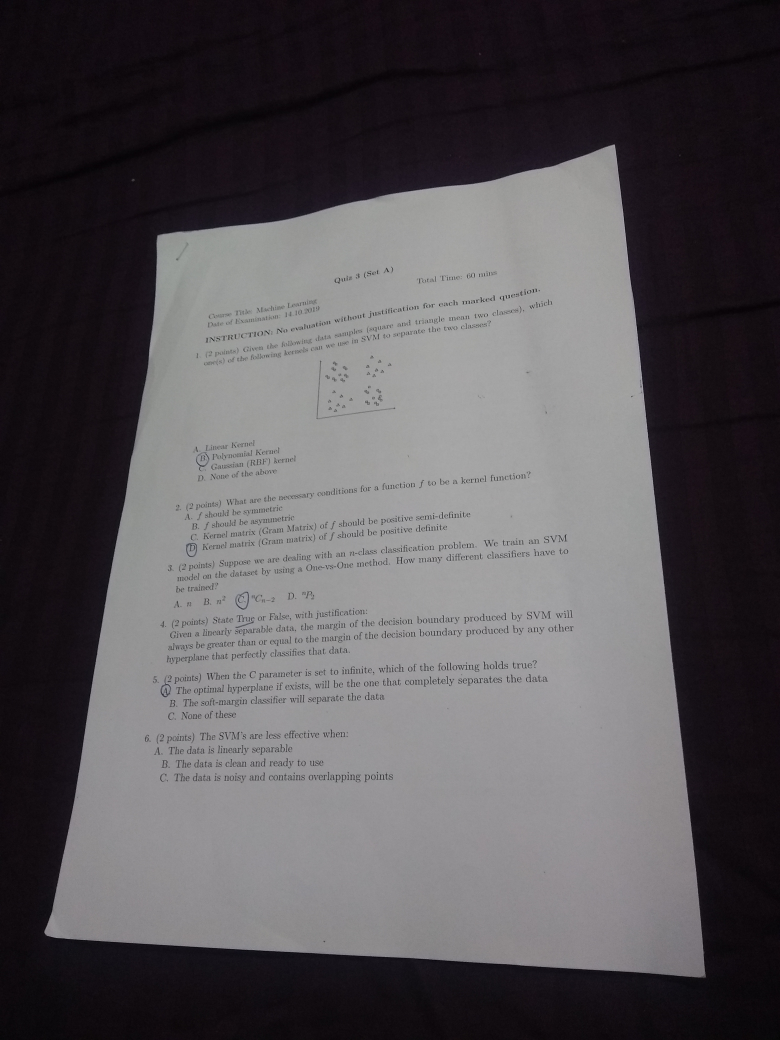
#> input picture TestImages/test3.jpg, 3120 x 4160 px, found by its file name (shown at 1/4 size)
$ python scanMe.py
#> lines starting #> are read from the running program, lines starting #| are printed output that depends on the picture; after the words box and inside, x2 and y2 are one past the last pixel; in counts of white or black regions, pixels touching at a corner belong together
import numpy as np
import cv2
from skimage.filters import threshold_local
import imutils
from matplotlib import pyplot as plt
img=0
img1=0
img2=0
img3=0

img4=0
img5=0
img6=0
img7=0
# [56 lines left out: function changeimg, not called in this run]

#Converting color image to gray
def color2gray(img):
	img1 = img[:,:,0] #blue channel
	img2 = img[:,:,1] #green channel
	img3 = img[:,:,2] #red channel

	# cv2.imshow("BW1",img1)
	# cv2.imshow("BW2",img2)
	# cv2.imshow("BW3",img3)
	img = (img1*0.11)+(img2*0.59)+(0.3*img3)
	img = img.astype(np.uint8)
	return img

#using openCV gaussian blur
def gaussianBlur(img,r=(5,5)):
	kernel = cv2.getGaussianKernel(ksize=5,sigma=0)
	print(kernel)
	blurred=cv2.GaussianBlur(img,r,0)  #(5,5) is the kernel size and 0 is sigma that determines the amount of blur
	print(blurred)
	#self blur not working
	filt = np.ones(r)
	self_blurred = cv2.filter2D(img,-1,filt)
	print(self_blurred)


	return blurred

#using openCV canny edge detection
def cannyEdge(img,minT=75,maxT=200):
	edge=cv2.Canny(img,minT,maxT)  # minT and maxT are minimum and maximum threshold for edge detection
	print(type(edge))
	return edge

#Perspective transform
def transformFourPoints(img,pts):   # reference : https://www.pyimagesearch.com/2014/08/25/4-point-opencv-getperspective-transform-example/

	rect = np.zeros((4, 2), dtype="float32")

	s = pts.sum(axis=1)
	rect[0] = pts[np.argmin(s)]
	rect[2] = pts[np.argmax(s)]


	diff = np.diff(pts, axis=1)
	rect[1] = pts[np.argmin(diff)]
	rect[3] = pts[np.argmax(diff)]
	(tl, tr, br, bl) = rect


	widthA = np.sqrt(((br[0] - bl[0]) ** 2) + ((br[1] - bl[1]) ** 2))
	widthB = np.sqrt(((tr[0] - tl[0]) ** 2) + ((tr[1] - tl[1]) ** 2))
	maxWidth = max(int(widthA), int(widthB))


	heightA = np.sqrt(((tr[0] - br[0]) ** 2) + ((tr[1] - br[1]) ** 2))
	heightB = np.sqrt(((tl[0] - bl[0]) ** 2) + ((tl[1] - bl[1]) ** 2))
	maxHeight = max(int(heightA), int(heightB))


	dst = np.array([[0, 0],	[maxWidth - 1, 0],	[maxWidth - 1, maxHeight - 1],	[0, maxHeight - 1]], dtype="float32")


	M = cv2.getPerspectiveTransform(rect, dst)
	warped = cv2.warpPerspective(img, M, (maxWidth, maxHeight))

	return warped


if __name__=="__main__":

	#importing image
	image = cv2.imread("test3.jpg")
#> image is the input picture: shape (4160, 3120, 3); mean B, G, R 87.5, 84.3, 87.6
	ratio = image.shape[0]/500.0
#> ratio = 8.32
	orig = image.copy()
	#resize to 1/3rd of original size so as to fit in screen :p
	image= imutils.resize(image,height=500)
#> image: shape (500, 375, 3)

	#make a copy
	img = image.copy()

	#using and showing the self-implemented Color to Gray
	img = color2gray(img)


	#using gaussian blur openCV
	blur = gaussianBlur(img,r=(5,5))
#> (printed output is left out)
#> in gaussianBlur, `self_blurred = cv2.filter2D(img,-1,filt)`:
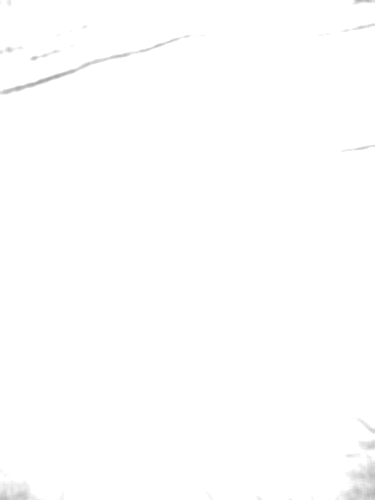
#> self_blurred: shape (500, 375); min 165, max 255, mean 254.4
#> (printed output is left out)
	flag, thresh1 = cv2.threshold(blur, 120, 255, cv2.THRESH_BINARY)
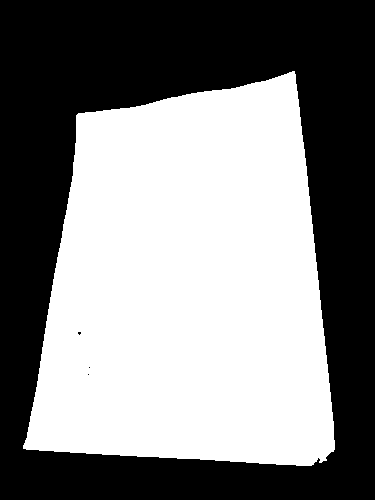
#> thresh1: shape (500, 375); 51.1% white; 4 black regions (3 under 20 px), largest, box (x1, y1, x2, y2) and area: (0, 0, 375, 500) 91607

	# using Canny edge detection openCV
	edge = cannyEdge(thresh1,minT=50,maxT=100)
#> in cannyEdge, `edge=cv2.Canny(img,minT,maxT)`:
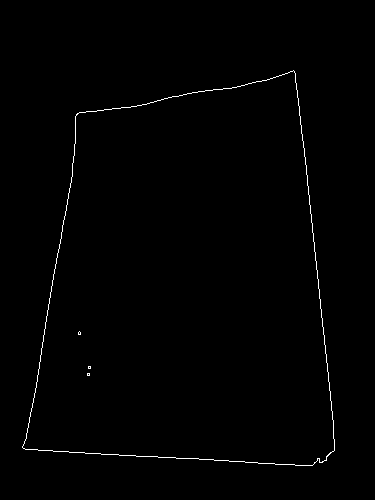
#> edge: shape (500, 375); 0.68% white in thin lines or dots, all inside (x1, y1, x2, y2) = (22, 70, 335, 466)
#| <class 'numpy.ndarray'>
	cnts = cv2.findContours(edge.copy(), cv2.RETR_LIST, cv2.CHAIN_APPROX_SIMPLE)
#> cnts = 8 contours, 6 with area under 20; largest, box (x1, y1, x2, y2) and area: (22, 70, 335, 466) 95796, (22, 70, 335, 466) 95786
	cnts = cnts[0]
	cnts = sorted(cnts, key = cv2.contourArea, reverse = True)
	cnts = cnts[:5]
#> cnts = 5 contours, 3 with area under 20; largest, box (x1, y1, x2, y2) and area: (22, 70, 335, 466) 95796, (22, 70, 335, 466) 95786
	for c in cnts:
		perim = cv2.arcLength(c, True)
		approx = cv2.approxPolyDP(c, 0.02 * perim, True)
		if len(approx) == 4:
			screenCnt = approx
			break
#> this loop made 1 pass
#> (perim, screenCnt) on pass 1: (1320.7, [[293, 70], [76, 114], [23, 448], [334, 450]])
	print("Finding contours of paper...")                        #Uncomment to see the contours of the input. Also uncomment the line with Outline in the View All images section
	cv2.drawContours(image, [screenCnt], -1, (0, 255, 0), 2)
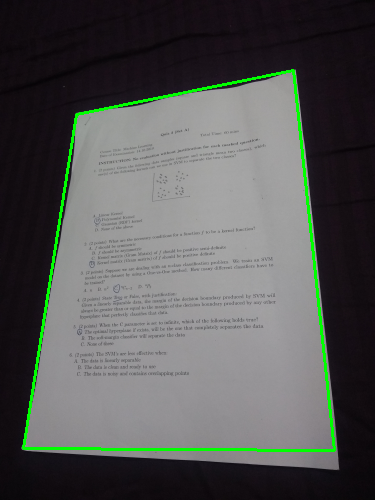
#> image: shape (500, 375, 3); mean B, G, R 85.6, 87.5, 85.6


	print("Applying perspective transform...")
	warped = transformFourPoints(orig, screenCnt.reshape(4, 2) * ratio)
#> in transformFourPoints, `s = pts.sum(axis=1)`: s = [3020.2, 1580.8, 3918.7, 6522.9]
#> in transformFourPoints, `diff = np.diff(pts, axis=1)`: diff = [-1855.4, 316.2, 3536, 965.1]
#> in transformFourPoints, `warped = cv2.warpPerspective(img, M, (maxWidth, maxHeight))`:
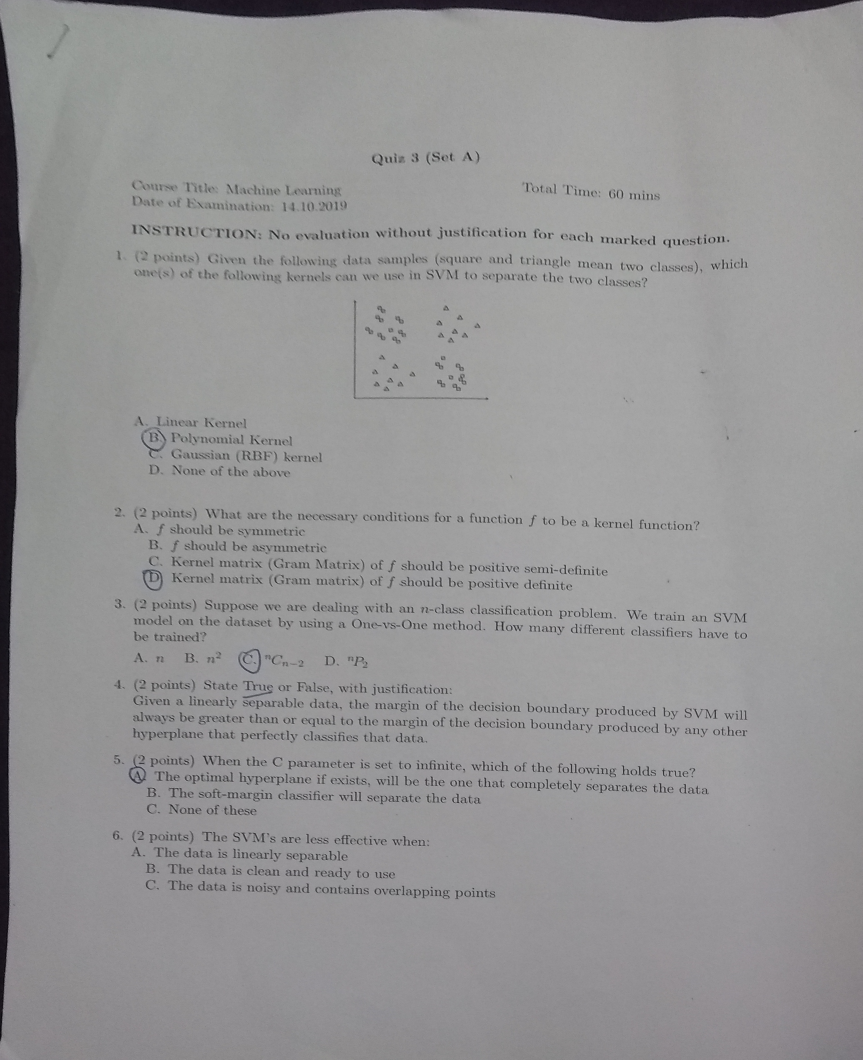
#> warped: shape (3179, 2587, 3) (shown at 1/3 size); mean B, G, R 148.8, 148.2, 148.7

	warped = color2gray(warped)
	ret2,thresh = cv2.threshold(warped,0,255,cv2.THRESH_BINARY+cv2.THRESH_OTSU)
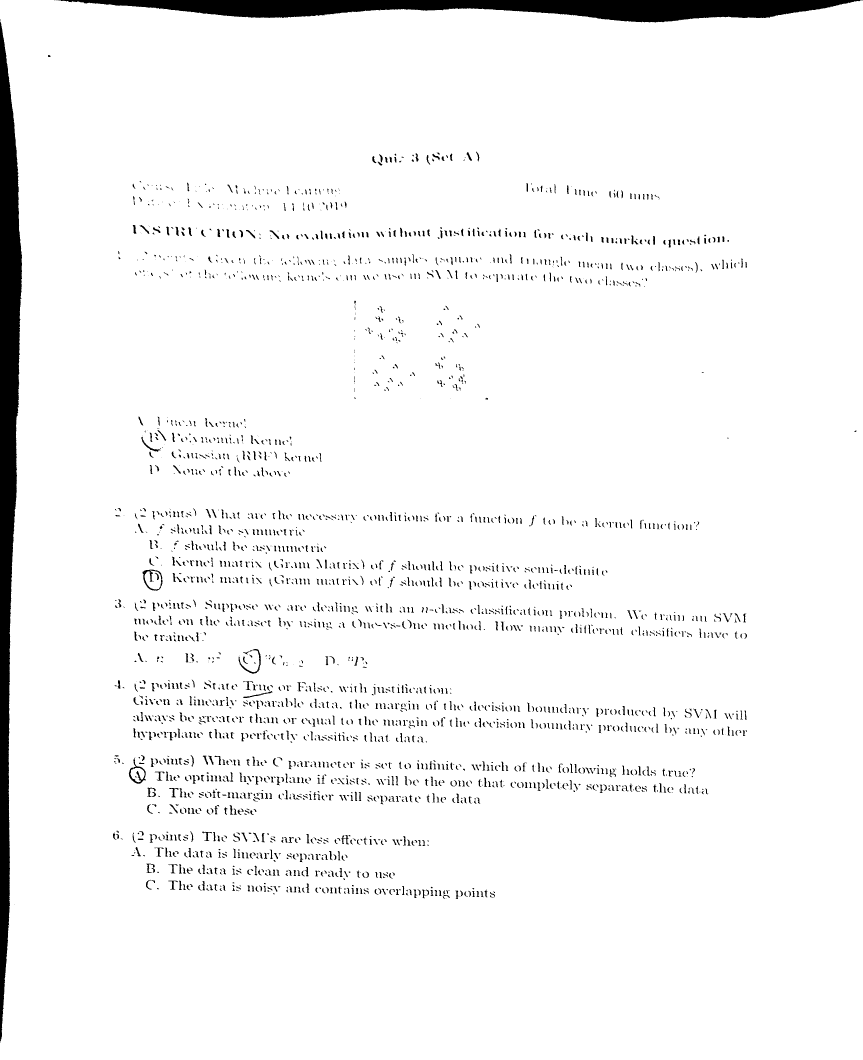
#> thresh: shape (3179, 2587) (shown at 1/3 size); 95.8% white; 3079 black regions (1036 under 20 px), largest, box (x1, y1, x2, y2) and area: (0, 64, 66, 3128) 114179, (181, 0, 2587, 68) 91886, (427, 1709, 488, 1772) 910
#> ret2 = 100
	denoised = thresh
	kernel = np.ones((2,2), np.uint8)
	denoised = cv2.erode(denoised, kernel, iterations=1)
#> denoised: shape (3179, 2587); 94.9% white; 2915 black regions (395 under 20 px), largest, box (x1, y1, x2, y2) and area: (0, 57, 67, 3129) 117656, (175, 0, 2587, 69) 94609, (427, 1709, 489, 1773) 1209
	# denoised = cv2.dilate(denoised, kernel, iterations=1)
	#view all images

	cv2.imshow("Scanned", imutils.resize(denoised, height = 1000))
	cv2.imshow("Outline", image)
	cv2.imshow("Edge detection",edge)
	cv2.imshow("threshold", imutils.resize(thresh1,height=650))
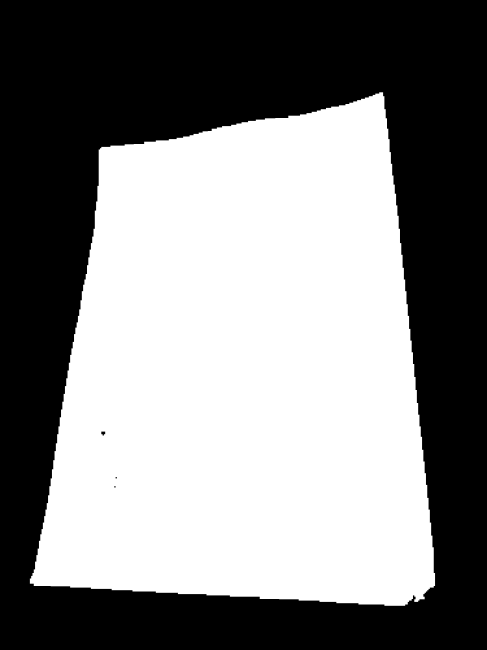
#> window 'threshold': shape (650, 487); min 0, max 255, mean 130.4
	cv2.imshow("Gaussian Blur",blur)
	cv2.imshow("gray",img)
	cv2.imshow("Original",imutils.resize(orig,height=650))

	cv2.waitKey(0)
	cv2.destroyAllWindows()
